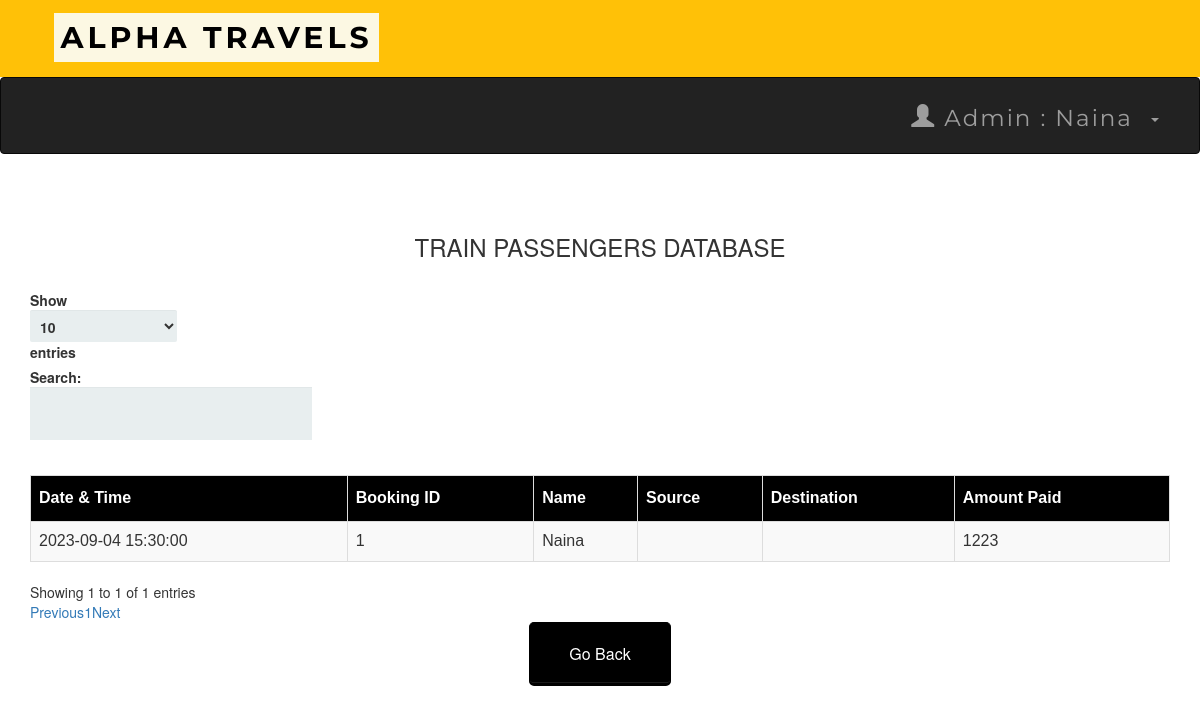
Screenshot of /admintraindb.php (signed in) with the database file from the repository.
### tables this page shows
CREATE TABLE `transactions` (
  `T_No.` int(10) NOT NULL,
  `email` varchar(50) NOT NULL,
  `Name` varchar(50) NOT NULL,
  `trainName` varchar(50) NOT NULL,
  `arrivalTime` time NOT NULL,
  `departureTime` time NOT NULL,
  `card_no` int(25) NOT NULL,
  `expmonth` int(2) NOT NULL,
  `expyear` int(2) NOT NULL,
  `cvv` int(3) NOT NULL,
  `pin` int(4) NOT NULL,
  `Date` datetime NOT NULL DEFAULT current_timestamp(),
  `Amt` int(10) NOT NULL
);

### admintraindb.php (the view, shortened to what this page needs)
<?php
include 'connect.php' ;
include 'adminheader.php';
?>
 <!DOCTYPE html>
 <html>
 <link rel='stylesheet' href='css/index.css'>
      <head>
           <link rel="stylesheet" href="https://maxcdn.bootstrapcdn.com/bootstrap/3.3.6/css/bootstrap.min.css" />
           <link rel="stylesheet" href="https://cdn.datatables.net/1.10.12/css/dataTables.bootstrap.min.css" />
      </head>
      <body>
           <br /><br />
           <div class="container">
                <h3 align="center">TRAIN PASSENGERS DATABASE</h3>
                <br />
                <div class="table-responsive">
                     <table id="data" class="table table-striped table-bordered">
                          <thead>
                               <tr>
                                    <th> Date & Time</th>
                                    <th> Booking ID  </th>
                                    <th> Name </th>
                                    <th> Source </th>
                                    <th> Destination </th>
                                    <th> Amount Paid</th>
                               </tr>
                          </thead>
                          <tbody>
  <?php
   $result = mysqli_query($connect , "select * From transactions");
  while ($row = mysqli_fetch_assoc($result)):
  ?>
  <tr>
    <td><?php echo $row['Date']; ?></td>
    <td><?php echo $row['T_No.']; ?></td>
    <td><?php echo $row['Name']; ?></td>
    <td><?php echo $row['source']; ?></td>
    <td><?php echo $row['dest']; ?></td>
    <td><?php echo $row['Amt']; ?></td>
    </tr>
  <?php endwhile; ?>
</tbody>
                     </table>
                </div>
           </div>
      </body>
 </html>
<table align='center'>
<tr>
  <td><a href='admin.php'><button style="background-color: black ; border-color:black "  ><span style="color:white">Go Back </span> </button></a></td>
 </tr>

### css/index.css (style rules this page uses)
*, *:before, *:after { -moz-box-sizing: border-box; -webkit-box-sizing: border-box; box-sizing: border-box; }
body { background-color: #F5F1F0; font-family: 'Nunito', sans-serif; color: #384047; }
a { text-decoration:none; }
td { text-align: center; }
button { padding: 19px 39px 18px 39px; color: #FFF; background-color: #a8db34; font-size: 18px; text-align: center; font-style: normal; border-radius: 5px; width: 100%; border: 1px solid #71db34; border-width: 1px 1px 3px; box-shadow: 0 -1px 0 rgba(255,255,255,0.1) inset; margin-bottom: 10px; }

### admintraindb.php (style rules this page uses)
table#data { font-size:16px; font-family: "Trebuchet MS", Arial, Helvetica, sans-serif; border-collapse: collapse; border-spacing: 0; width: 100%; }
#data td, #data th { border: 1px solid #ddd; text-align: left; padding: 8px; }
#data th { padding-top: 11px; padding-bottom: 11px; background-color: black; color: white; }

### rows the page displays
transactions: Date "2023-09-04 15:30:00", value "1", Name "Naina", Amt "1223"

### other values shown
$_SESSION['name'] "Naina"
